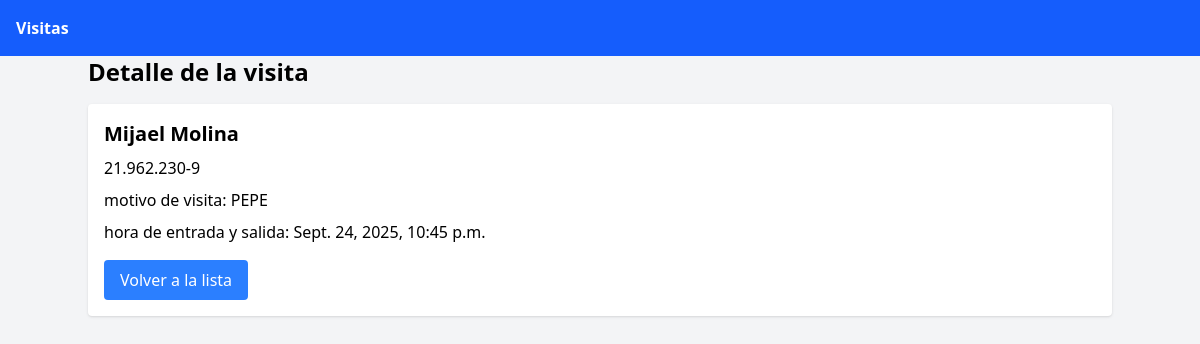
The page /visitas/3/ on the database its author committed.
### Visitas/models.py (models this page shows)
class Visita(models.Model):
    nombre = models.CharField(max_length=100)
    rut = models.CharField(max_length=12)
    motivo_de_visita = models.TextField()
    hora_de_entrada_y_salida = models.DateTimeField(auto_now_add=True)

### Visitas/views.py (the view)
# urls.py: path("visitas/<int:id>/", views.detalle_visita, name="detalle_visita"),
def detalle_visita(request, id):
    visita = get_object_or_404(Visita, id=id)
    return render(request, 'visitas/detalle_visita.html', {'visita': visita})

### Visitas/templates/Visitas/detalle_visita.html (shortened to what this page needs)
{% extends 'Visitas/base.html' %}
{% block content %}
  <h1 class="text-2xl font-bold mb-4">Detalle de la visita</h1>
  <div class="bg-white p-4 rounded shadow">
    <h2 class="text-xl font-bold">{{ visita.nombre }}</h2>
    <p class="mt-2">{{ visita.rut }}</p>
    <p class="mt-2">motivo de visita: {{ visita.motivo_de_visita }}</p>
    <p class="mt-2">hora de entrada y salida: {{ visita.hora_de_entrada_y_salida }}</p>
    <a href="{% url 'lista_visitas' %}" class="hover:scale-105 transition-all ease-in mt-4 inline-block bg-blue-500 text-white px-4 py-2 rounded">Volver a la lista</a>
  </div>
{% endblock %}

### rows shown on the page
Visita: nombre "Mijael Molina", rut "21.962.230-9", motivo_de_visita "PEPE", hora_de_entrada_y_salida "Sept. 24, 2025, 10:45 p.m."
